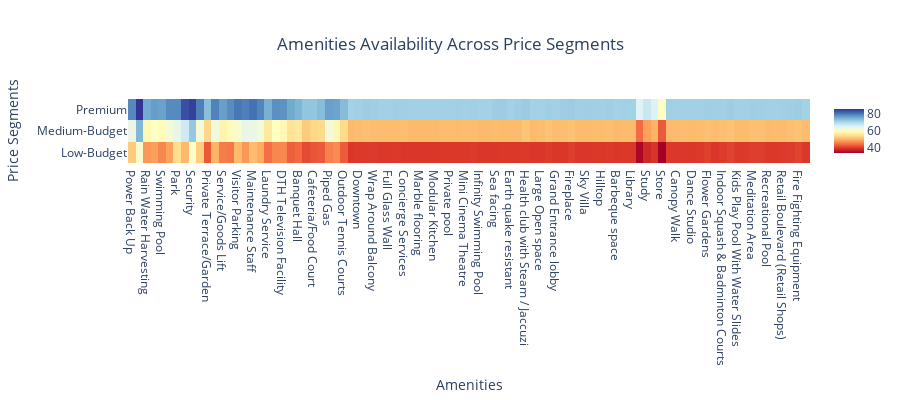

Source (notebook cell):
### Code cell
# prepare data for heatmap
# get the segments from the amenity analysis dictionary
segments = list(amenity_analysis.keys())

# create a list of lists, where each inner list contains the availability of amenities for a specific segment
z_data = []
for segment in segments:
    z_data.append([amenity_analysis[segment][amenity] for amenity in amenities_list])

# create the heatmap using plotly.graph_objects.Heatmap
fig = go.Figure(data=go.Heatmap(
    z=z_data,
    x=amenities_list,
    y=segments,
    colorscale='RdYlBu',  # use a color scale that starts with red (low availability) and ends with blue (high availability)
    text=[[f'{round(val,2)}%' for val in row] for row in z_data],  # add availability percentage to each cell
))

# update the layout of the figure
fig.update_layout(
    title='Amenities Availability Across Price Segments',  # set the title of the figure
    xaxis_title='Amenities',  # set the x-axis title
    yaxis_title='Price Segments',  # set the y-axis title
    height=400,  # set the height of the figure to 400
    title_x=0.5  # center the title horizontally
)

### Figure 1 — Plotly figure (JSON) as saved in the notebook; plotly's stock layout.template omitted (floating-point values rounded to 4 significant figures; data arrays with more than 128 entries replaced by an {"elided": "..."} marker saying what was removed)
{"data": [{"colorscale": [[0, "rgb(165,0,38)"], [0.1, "rgb(215,48,39)"], [0.2, "rgb(244,109,67)"], [0.3, "rgb(253,174,97)"], [0.4, "rgb(254,224,144)"], [0.5, "rgb(255,255,191)"], [0.6, "rgb(224,243,248)"], [0.7, "rgb(171,217,233)"], [0.8, "rgb(116,173,209)"], [0.9, "rgb(69,117,180)"], [1, "rgb(49,54,149)"]], "text": {"elided": "3x90 str values"}, "type": "heatmap", "x": ["Power Back Up", "Lift", "Rain Water Harvesting", "Club House", "Swimming Pool", "Gymnasium", "Park", "Parking.1", "Security", "Water Storage", "Private Terrace/Garden", "Vaastu Compliant", "Service/Goods Lift", "Air Conditioned", "Visitor Parking", "Intercom Facility", "Maintenance Staff", "Waste Disposal", "Laundry Service", "Internet/Wi-Fi Connectivity", "DTH Television Facility", "RO Water System", "Banquet Hall", "Bar/Lounge", "Cafeteria/Food Court", "Conference Room", "Piped Gas", "Jogging and Strolling Track", "Outdoor Tennis Courts", "Mansion", "Downtown", "Skyline View", "Wrap Around Balcony", "Island Kitchen Layout", "Full Glass Wall", "House help accommodation", "Concierge Services", "Garden View", "Marble flooring", "Well Furnished", "Modular Kitchen", "Helipad", "Private pool ", "Private Jaccuzi", "Mini Cinema Theatre", "Golf Course", "Infinity Swimming Pool", "Pool with temperature control ", "Sea facing", "Skydeck", "Earth quake resistant", "Theme based Architectures", "Health club with Steam / Jaccuzi", "Large Clubhouse ", "Large Open space", "Fingerprint Access", "Grand Entrance lobby", "Private Garage", "Fireplace", "Wine Cellar", "Sky Villa", "Water Front", "Hilltop", "Smart Home", "Barbeque space", "Kids play area", "Library", "Puja Room", "Study", "Servant Room", "Store", "Aerobics Room", "Canopy Walk", "Coffee Lounge & Restaurants", "Dance Studio", "Event Space & Amphitheatre", "Flower Gardens", "Guest Accommodation", "Indoor Squash & Badminton Courts", "Kids Play Area", "Kids Play Pool With Water Slides", "Library And Business Centre", "Meditation Area", "Multipurpose Courts", "Recreational Pool", "Rentable CommuniPfty Space", "Retail Boulevard (Retail Shops)", "Cycling & Jogging Track", "Fire Fighting Equipment", "Aesthetically designed landscape garden"], "y": ["Low-Budget", "Medium-Budget", "Premium"], "z": {"elided": "3x90 float values"}}], "layout": {"height": 400, "title": {"text": "Amenities Availability Across Price Segments", "x": 0.5}, "xaxis": {"title": {"text": "Amenities"}}, "yaxis": {"title": {"text": "Price Segments"}}}}
